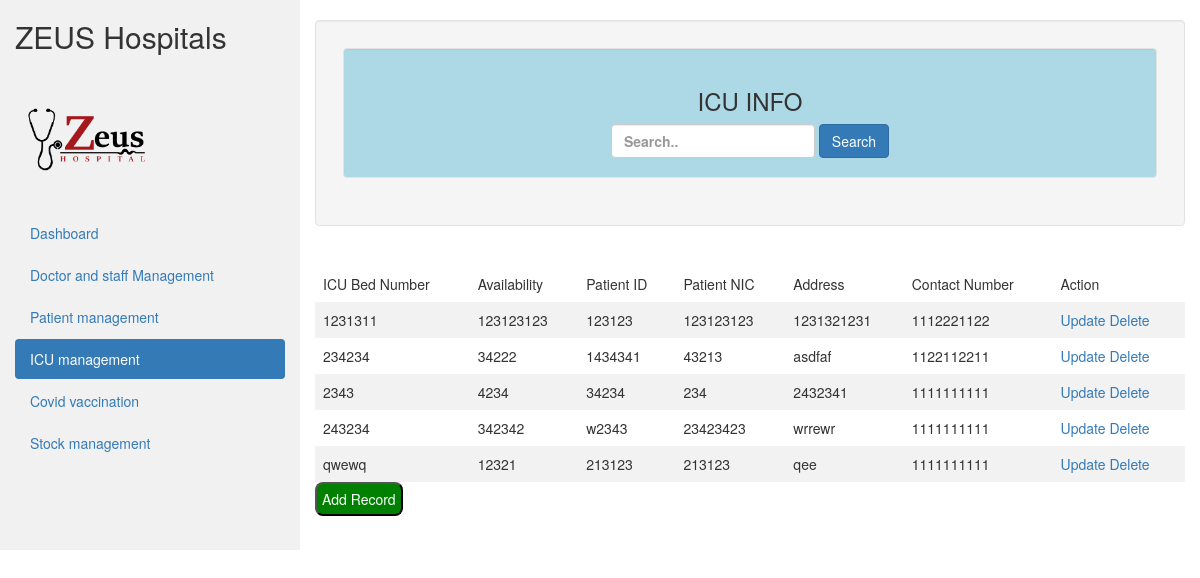
The page /ICUManagement/HTML/icu.php on the database its author committed.
### tables this page shows
CREATE TABLE `icu` (
  `icu_bed_number` varchar(20) NOT NULL,
  `availability` int(20) NOT NULL,
  `patient_id` varchar(20) NOT NULL,
  `patient_nic` varchar(20) NOT NULL,
  `address` varchar(20) NOT NULL,
  `contact_number` varchar(20) NOT NULL
);

### ICUManagement/HTML/icu.php (the view, shortened to what this page needs)
<!DOCTYPE html>
<html lang="en">
<head>
  <link rel="stylesheet" href="https://maxcdn.bootstrapcdn.com/bootstrap/3.4.1/css/bootstrap.min.css">
  <link res="stylesheet" href="../../AdminDashboard/adminDash.css">
</head>
<body>
<div class="container-fluid">
  <div class="row content">
    <div class="col-sm-3 sidenav hidden-xs">
      <h2>ZEUS Hospitals</h2>
      <img  style="width:150px; height:150px ;"  src="../../HomePage/Images/NavLogo.png">
      <ul class="nav nav-pills nav-stacked">
      <li ><a href="../../AdminDashboard/adminDash.php">Dashboard</a></li>
        <li ><a href="../../DoctorAndStaffManagement/HTML/staff.php">Doctor and staff Management</a></li>
        <li><a href="../../PatientManagement/HTML/patient.php">Patient management</a></li>
        <li class="active"><a href="#">ICU management</a></li>
        <li ><a href="../../CovidTestingAndVaccination/HTML/testing.php">Covid vaccination</a></li>
        <li ><a href="../../EquipmentManagement/HTML/stock.php">Stock management</a></li>
      </ul><br>
    </div>
    <br>
    <div>
<div class="col-sm-9" >
<div class="well">
        <table>
            <tr>
                <td> <div class="well" id="dashco">
            <h3 class="empal">ICU INFO</h3>
            <div>
            <form class="form-inline" method="POST" action=""><input type="text"
            name="search" class="form-control" placeholder="Search..">
            <button type="submit" name="save" class="btn btn-primary">Search</button></form>
            </div>
            </div>
    </table>
            </div>
                   <br>
            <?php
               $host = "localhost";
               $user = "root";
               $password = "";
               $db = "zeus";
               $conn = mysqli_connect($host,$user,$password,$db);
              $result = mysqli_query($conn,"SELECT * FROM icu");
?>
<?php
if (mysqli_num_rows($result) > 0) {
?>
                    <table>
                        <tr>
                          <td>ICU Bed Number</td>
                        <td>Availability</td>
                        <td>Patient ID</td>
                        <td>Patient NIC</td>
                        <td>Address</td>
                        <td>Contact Number</td>
                        <td>Action</td>
                        </tr>
                          <?php
                          while($row = mysqli_fetch_array($result)) {
                          ?>
                        <tr>
                          <td><?php echo $row["icu_bed_number"]; ?></td>
                          <td><?php echo $row["availability"]; ?></td>
                          <td><?php echo $row["patient_id"]; ?></td>
                          <td><?php echo $row["patient_nic"]; ?></td>
                        <td><?php echo $row["address"]; ?></td>
                        <td><?php echo $row["contact_number"]; ?></td>
                        <td><a href="../PHP/updateIcu.php?icu_bed_number=<?php echo $row["icu_bed_number"]; ?>">Update</a>
                        <a href="../PHP/deleteIcu.php?icu_bed_number=<?php echo $row["icu_bed_number"]; ?>">Delete</a></td>
                          </tr>
                          <?php
                          }
                          ?>
                    </table>
                    <?php
                      }
                      else
                      {
                          echo "No result found";
                      }
                      ?>
<button class="btncreate">  <a style="text-decoration:none; color:white;" href="../HTML/addICURecord.html"> Add Record</a>
    </div>
  </div>
</div>
</body>
</html>

### ICUManagement/HTML/icu.php (style rules this page uses)
.row.content { height: 550px }
.sidenav { background-color: #f1f1f1; height: 100%; }
table { border-collapse: collapse; width: 100%; }
th, td { text-align: left; padding: 8px; }
tr:nth-child(even) { background-color: #f2f2f2 }
.btncreate { background-color: green; border-radius:8px; padding:5px; color:white; }
#dashco { background-color: #ADD8E6; text-align: center; font-weight:bold; }

### rows shown on the page
icu: icu_bed_number "1231311", availability "123123123", patient "123123", patient_nic "123123123", address "1231321231", contact_number "1112221122"
icu: icu_bed_number "234234", availability "34222", patient "1434341", patient_nic "43213", address "asdfaf", contact_number "1122112211"
icu: icu_bed_number "2343", availability "4234", patient "34234", patient_nic "234", address "2432341", contact_number "1111111111"
icu: icu_bed_number "243234", availability "342342", patient "w2343", patient_nic "23423423", address "wrrewr", contact_number "1111111111"
icu: icu_bed_number "qwewq", availability "12321", patient "213123", patient_nic "213123", address "qee", contact_number "1111111111"
